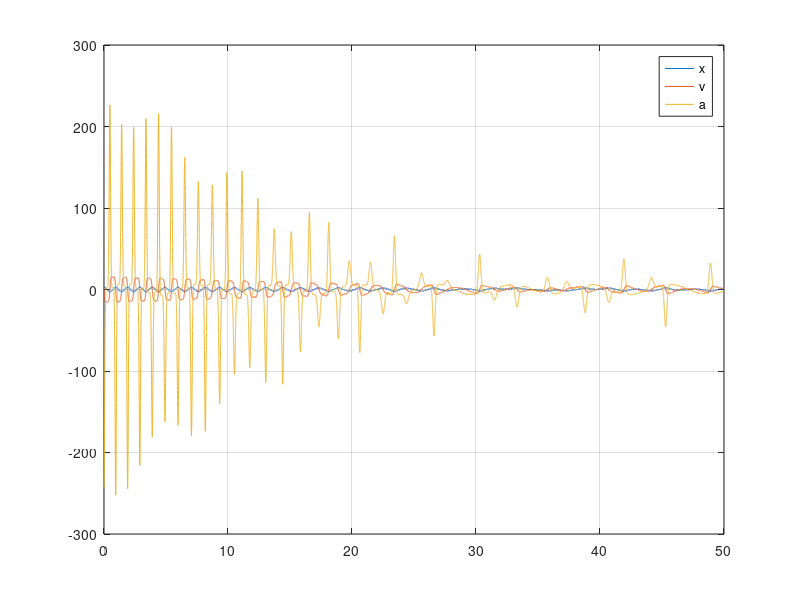

This figure's MATLAB source:
clear
clc
close all

af = @(v,x,t) 6*sin(t)-x^5-.1*v;
tf = 50;
dt = .001;
ta = 0:dt:tf;
v = zeros(1,length(ta));
x = v;
tic
x(1) = 3;
v(1) = 0;
a = v;
a(1) = af(v(1),x(1),ta(1));
for k=2:length(ta)
    v(k) = v(k-1)+dt*a(k-1);
    x(k) = x(k-1)+dt*v(k-1);
    a(k) = af(v(k),x(k),ta(k));
end
toc
plot(ta,x)
hold on
g = input('Press ENTER to see velocity');
plot(ta,v)
g = input('Press ENTER to see acceleration');
grid on
plot(ta,a)
legend('x','v','a')


